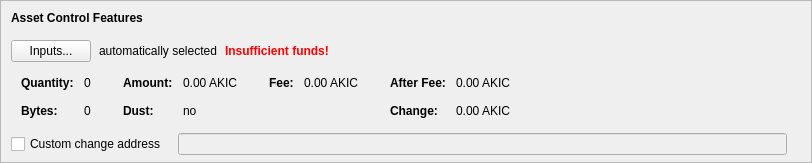
      <widget class="QFrame" name="frameAssetControl">
       <property name="sizePolicy">
        <sizepolicy hsizetype="Expanding" vsizetype="Fixed">
         <horstretch>0</horstretch>
         <verstretch>0</verstretch>
        </sizepolicy>
       </property>
       <property name="maximumSize">
        <size>
         <width>16777215</width>
         <height>16777215</height>
        </size>
       </property>
       <property name="frameShape">
        <enum>QFrame::StyledPanel</enum>
       </property>
       <property name="frameShadow">
        <enum>QFrame::Sunken</enum>
       </property>
       <layout class="QVBoxLayout" name="verticalLayoutAssetControl2">
        <property name="spacing">
         <number>0</number>
        </property>
        <property name="leftMargin">
         <number>0</number>
        </property>
        <property name="topMargin">
         <number>0</number>
        </property>
        <property name="rightMargin">
         <number>0</number>
        </property>
        <property name="bottomMargin">
         <number>6</number>
        </property>
        <item>
         <layout class="QVBoxLayout" name="verticalLayoutAssetControl" stretch="0,0,0,0,1">
          <property name="spacing">
           <number>0</number>
          </property>
          <property name="leftMargin">
           <number>10</number>
          </property>
          <property name="topMargin">
           <number>10</number>
          </property>
          <item>
           <layout class="QHBoxLayout" name="horizontalLayoutAssetControl1">
            <property name="bottomMargin">
             <number>15</number>
            </property>
            <item>
             <widget class="QLabel" name="labelAssetControlFeatures">
              <property name="sizePolicy">
               <sizepolicy hsizetype="Preferred" vsizetype="Maximum">
                <horstretch>0</horstretch>
                <verstretch>0</verstretch>
               </sizepolicy>
              </property>
              <property name="font">
               <font>
                <weight>75</weight>
                <bold>true</bold>
               </font>
              </property>
              <property name="styleSheet">
               <string notr="true">font-weight:bold;</string>
              </property>
              <property name="text">
               <string>Asset Control Features</string>
              </property>
             </widget>
            </item>
           </layout>
          </item>
          <item>
           <layout class="QHBoxLayout" name="horizontalLayoutAssetControl2" stretch="0,0,0,0">
            <property name="spacing">
             <number>8</number>
            </property>
            <property name="bottomMargin">
             <number>10</number>
            </property>
            <item>
             <widget class="QPushButton" name="pushButtonAssetControl">
              <property name="styleSheet">
               <string notr="true"/>
              </property>
              <property name="text">
               <string>Inputs...</string>
              </property>
              <property name="autoDefault">
               <bool>false</bool>
              </property>
             </widget>
            </item>
            <item>
             <widget class="QLabel" name="labelAssetControlAutomaticallySelected">
              <property name="text">
               <string>automatically selected</string>
              </property>
              <property name="margin">
               <number>5</number>
              </property>
             </widget>
            </item>
            <item>
             <widget class="QLabel" name="labelAssetControlInsuffFunds">
              <property name="font">
               <font>
                <weight>75</weight>
                <bold>true</bold>
               </font>
              </property>
              <property name="styleSheet">
               <string notr="true">color:red;font-weight:bold;</string>
              </property>
              <property name="text">
               <string>Insufficient funds!</string>
              </property>
              <property name="margin">
               <number>5</number>
              </property>
             </widget>
            </item>
            <item>
             <spacer name="horizontalSpacerAssetControl">
              <property name="orientation">
               <enum>Qt::Horizontal</enum>
              </property>
              <property name="sizeHint" stdset="0">
               <size>
                <width>40</width>
                <height>1</height>
               </size>
              </property>
             </spacer>
            </item>
           </layout>
          </item>
          <item>
           <widget class="QWidget" name="widgetAssetControl" native="true">
            <property name="sizePolicy">
             <sizepolicy hsizetype="Preferred" vsizetype="Preferred">
              <horstretch>0</horstretch>
              <verstretch>0</verstretch>
             </sizepolicy>
            </property>
            <property name="minimumSize">
             <size>
              <width>0</width>
              <height>0</height>
             </size>
            </property>
            <property name="styleSheet">
             <string notr="true"/>
            </property>
            <layout class="QHBoxLayout" name="horizontalLayoutAssetControl5">
             <property name="leftMargin">
              <number>0</number>
             </property>
             <property name="topMargin">
              <number>0</number>
             </property>
             <property name="rightMargin">
              <number>0</number>
             </property>
             <property name="bottomMargin">
              <number>0</number>
             </property>
             <item>
              <layout class="QHBoxLayout" name="horizontalLayoutAssetControl3" stretch="0,0,0,1">
               <property name="spacing">
                <number>20</number>
               </property>
               <property name="topMargin">
                <number>0</number>
               </property>
               <property name="bottomMargin">
                <number>10</number>
               </property>
               <item>
                <layout class="QFormLayout" name="formLayoutAssetControl1">
                 <property name="horizontalSpacing">
                  <number>10</number>
                 </property>
                 <property name="verticalSpacing">
                  <number>14</number>
                 </property>
                 <property name="leftMargin">
                  <number>10</number>
                 </property>
                 <property name="topMargin">
                  <number>4</number>
                 </property>
                 <property name="rightMargin">
                  <number>6</number>
                 </property>
                 <item row="0" column="0">
                  <widget class="QLabel" name="labelAssetControlQuantityText">
                   <property name="font">
                    <font>
                     <weight>75</weight>
                     <bold>true</bold>
                    </font>
                   </property>
                   <property name="text">
                    <string>Quantity:</string>
                   </property>
                   <property name="margin">
                    <number>0</number>
                   </property>
                  </widget>
                 </item>
                 <item row="0" column="1">
                  <widget class="QLabel" name="labelAssetControlQuantity">
                   <property name="cursor">
                    <cursorShape>IBeamCursor</cursorShape>
                   </property>
                   <property name="contextMenuPolicy">
                    <enum>Qt::ActionsContextMenu</enum>
                   </property>
                   <property name="text">
                    <string notr="true">0</string>
                   </property>
                   <property name="margin">
                    <number>0</number>
                   </property>
                   <property name="textInteractionFlags">
                    <set>Qt::LinksAccessibleByMouse|Qt::TextSelectableByKeyboard|Qt::TextSelectableByMouse</set>
                   </property>
                  </widget>
                 </item>
                 <item row="1" column="0">
                  <widget class="QLabel" name="labelAssetControlBytesText">
                   <property name="font">
                    <font>
                     <weight>75</weight>
                     <bold>true</bold>
                    </font>
                   </property>
                   <property name="text">
                    <string>Bytes:</string>
                   </property>
                  </widget>
                 </item>
                 <item row="1" column="1">
                  <widget class="QLabel" name="labelAssetControlBytes">
                   <property name="cursor">
                    <cursorShape>IBeamCursor</cursorShape>
                   </property>
                   <property name="contextMenuPolicy">
                    <enum>Qt::ActionsContextMenu</enum>
                   </property>
                   <property name="text">
                    <string notr="true">0</string>
                   </property>
                   <property name="textInteractionFlags">
                    <set>Qt::LinksAccessibleByMouse|Qt::TextSelectableByKeyboard|Qt::TextSelectableByMouse</set>
                   </property>
                  </widget>
                 </item>
                </layout>
               </item>
               <item>
                <layout class="QFormLayout" name="formLayoutAssetControl2">
                 <property name="horizontalSpacing">
                  <number>10</number>
                 </property>
                 <property name="verticalSpacing">
                  <number>14</number>
                 </property>
                 <property name="leftMargin">
                  <number>6</number>
                 </property>
                 <property name="topMargin">
                  <number>4</number>
                 </property>
                 <property name="rightMargin">
                  <number>6</number>
                 </property>
                 <item row="0" column="0">
                  <widget class="QLabel" name="labelAssetControlAmountText">
                   <property name="font">
                    <font>
                     <weight>75</weight>
                     <bold>true</bold>
                    </font>
                   </property>
                   <property name="text">
                    <string>Amount:</string>
                   </property>
                   <property name="margin">
                    <number>0</number>
                   </property>
                  </widget>
                 </item>
                 <item row="0" column="1">
                  <widget class="QLabel" name="labelAssetControlAmount">
                   <property name="cursor">
                    <cursorShape>IBeamCursor</cursorShape>
                   </property>
                   <property name="contextMenuPolicy">
                    <enum>Qt::ActionsContextMenu</enum>
                   </property>
                   <property name="text">
                    <string notr="true">0.00 AKIC</string>
                   </property>
                   <property name="textInteractionFlags">
                    <set>Qt::LinksAccessibleByMouse|Qt::TextSelectableByKeyboard|Qt::TextSelectableByMouse</set>
                   </property>
                  </widget>
                 </item>
                 <item row="1" column="0">
                  <widget class="QLabel" name="labelAssetControlLowOutputText">
                   <property name="font">
                    <font>
                     <weight>75</weight>
                     <bold>true</bold>
                    </font>
                   </property>
                   <property name="text">
                    <string>Dust:</string>
                   </property>
                  </widget>
                 </item>
                 <item row="1" column="1">
                  <widget class="QLabel" name="labelAssetControlLowOutput">
                   <property name="cursor">
                    <cursorShape>IBeamCursor</cursorShape>
                   </property>
                   <property name="contextMenuPolicy">
                    <enum>Qt::ActionsContextMenu</enum>
                   </property>
                   <property name="text">
                    <string notr="true">no</string>
                   </property>
                   <property name="textInteractionFlags">
                    <set>Qt::LinksAccessibleByMouse|Qt::TextSelectableByKeyboard|Qt::TextSelectableByMouse</set>
                   </property>
                  </widget>
                 </item>
                </layout>
               </item>
               <item>
                <layout class="QFormLayout" name="formLayoutAssetControl3">
                 <property name="horizontalSpacing">
                  <number>10</number>
                 </property>
                 <property name="verticalSpacing">
                  <number>14</number>
                 </property>
                 <property name="leftMargin">
                  <number>6</number>
                 </property>
                 <property name="topMargin">
                  <number>4</number>
                 </property>
                 <property name="rightMargin">
                  <number>6</number>
                 </property>
                 <item row="0" column="0">
                  <widget class="QLabel" name="labelAssetControlFeeText">
                   <property name="font">
                    <font>
                     <weight>75</weight>
                     <bold>true</bold>
                    </font>
                   </property>
                   <property name="text">
                    <string>Fee:</string>
                   </property>
                   <property name="margin">
                    <number>0</number>
                   </property>
                  </widget>
                 </item>
                 <item row="0" column="1">
                  <widget class="QLabel" name="labelAssetControlFee">
                   <property name="cursor">
                    <cursorShape>IBeamCursor</cursorShape>
                   </property>
                   <property name="contextMenuPolicy">
                    <enum>Qt::ActionsContextMenu</enum>
                   </property>
                   <property name="text">
                    <string notr="true">0.00 AKIC</string>
                   </property>
                   <property name="textInteractionFlags">
                    <set>Qt::LinksAccessibleByMouse|Qt::TextSelectableByKeyboard|Qt::TextSelectableByMouse</set>
                   </property>
                  </widget>
                 </item>
                </layout>
               </item>
               <item>
                <layout class="QFormLayout" name="formLayoutAssetControl4">
                 <property name="horizontalSpacing">
                  <number>10</number>
                 </property>
                 <property name="verticalSpacing">
                  <number>14</number>
                 </property>
                 <property name="leftMargin">
                  <number>6</number>
                 </property>
                 <property name="topMargin">
                  <number>4</number>
                 </property>
                 <property name="rightMargin">
                  <number>6</number>
                 </property>
                 <item row="0" column="0">
                  <widget class="QLabel" name="labelAssetControlAfterFeeText">
                   <property name="font">
                    <font>
                     <weight>75</weight>
                     <bold>true</bold>
                    </font>
                   </property>
                   <property name="text">
                    <string>After Fee:</string>
                   </property>
                   <property name="margin">
                    <number>0</number>
                   </property>
                  </widget>
                 </item>
                 <item row="0" column="1">
                  <widget class="QLabel" name="labelAssetControlAfterFee">
                   <property name="cursor">
                    <cursorShape>IBeamCursor</cursorShape>
                   </property>
                   <property name="contextMenuPolicy">
                    <enum>Qt::ActionsContextMenu</enum>
                   </property>
                   <property name="text">
                    <string notr="true">0.00 AKIC</string>
                   </property>
                   <property name="textInteractionFlags">
                    <set>Qt::LinksAccessibleByMouse|Qt::TextSelectableByKeyboard|Qt::TextSelectableByMouse</set>
                   </property>
                  </widget>
                 </item>
                 <item row="1" column="0">
                  <widget class="QLabel" name="labelAssetControlChangeText">
                   <property name="font">
                    <font>
                     <weight>75</weight>
                     <bold>true</bold>
                    </font>
                   </property>
                   <property name="text">
                    <string>Change:</string>
                   </property>
                  </widget>
                 </item>
                 <item row="1" column="1">
                  <widget class="QLabel" name="labelAssetControlChange">
                   <property name="cursor">
                    <cursorShape>IBeamCursor</cursorShape>
                   </property>
                   <property name="contextMenuPolicy">
                    <enum>Qt::ActionsContextMenu</enum>
                   </property>
                   <property name="text">
                    <string notr="true">0.00 AKIC</string>
                   </property>
                   <property name="textInteractionFlags">
                    <set>Qt::LinksAccessibleByMouse|Qt::TextSelectableByKeyboard|Qt::TextSelectableByMouse</set>
                   </property>
                  </widget>
                 </item>
                </layout>
               </item>
              </layout>
             </item>
            </layout>
           </widget>
          </item>
          <item>
           <layout class="QHBoxLayout" name="horizontalLayoutAssetControl4" stretch="0,0,0">
            <property name="spacing">
             <number>12</number>
            </property>
            <property name="sizeConstraint">
             <enum>QLayout::SetDefaultConstraint</enum>
            </property>
            <property name="topMargin">
             <number>5</number>
            </property>
            <property name="rightMargin">
             <number>5</number>
            </property>
            <item>
             <widget class="QCheckBox" name="checkBoxAssetControlChange">
              <property name="toolTip">
               <string>If this is activated, but the change address is empty or invalid, change will be sent to a newly generated address.</string>
              </property>
              <property name="text">
               <string>Custom change address</string>
              </property>
             </widget>
            </item>
            <item>
             <widget class="QValidatedLineEdit" name="lineEditAssetControlChange">
              <property name="enabled">
               <bool>false</bool>
              </property>
              <property name="sizePolicy">
               <sizepolicy hsizetype="Expanding" vsizetype="Fixed">
                <horstretch>0</horstretch>
                <verstretch>0</verstretch>
               </sizepolicy>
              </property>
             </widget>
            </item>
            <item>
             <widget class="QLabel" name="labelAssetControlChangeLabel">
              <property name="sizePolicy">
               <sizepolicy hsizetype="Preferred" vsizetype="Expanding">
                <horstretch>0</horstretch>
                <verstretch>0</verstretch>
               </sizepolicy>
              </property>
              <property name="minimumSize">
               <size>
                <width>0</width>
                <height>0</height>
               </size>
              </property>
              <property name="text">
               <string/>
              </property>
              <property name="margin">
               <number>3</number>
              </property>
             </widget>
            </item>
           </layout>
          </item>
          <item>
           <spacer name="verticalSpacerAssetControl">
            <property name="orientation">
             <enum>Qt::Vertical</enum>
            </property>
            <property name="sizeHint" stdset="0">
             <size>
              <width>800</width>
              <height>1</height>
             </size>
            </property>
           </spacer>
          </item>
         </layout>
        </item>
       </layout>
      </widget>
